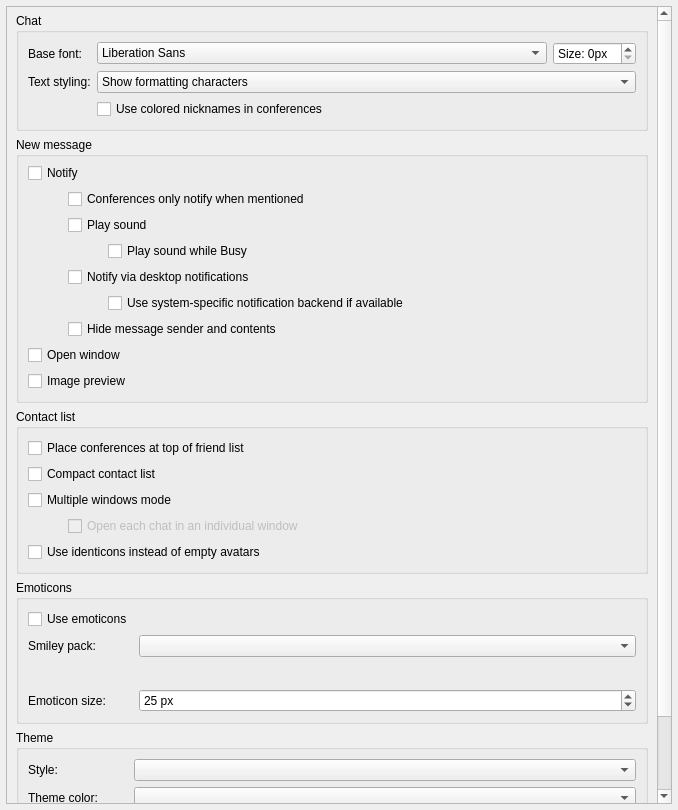
<?xml version="1.0" encoding="UTF-8"?>
<ui version="4.0">
 <class>UserInterfaceSettings</class>
 <widget class="QWidget" name="UserInterfaceSettings">
  <property name="geometry">
   <rect>
    <x>0</x>
    <y>0</y>
    <width>678</width>
    <height>810</height>
   </rect>
  </property>
  <property name="windowTitle">
   <string notr="true">Form</string>
  </property>
  <layout class="QVBoxLayout" name="verticalLayout_2">
   <property name="leftMargin">
    <number>6</number>
   </property>
   <property name="topMargin">
    <number>6</number>
   </property>
   <property name="rightMargin">
    <number>6</number>
   </property>
   <property name="bottomMargin">
    <number>6</number>
   </property>
   <item>
    <widget class="VerticalOnlyScroller" name="scrollArea">
     <property name="widgetResizable">
      <bool>true</bool>
     </property>
     <property name="alignment">
      <set>Qt::AlignmentFlag::AlignLeading|Qt::AlignmentFlag::AlignLeft|Qt::AlignmentFlag::AlignTop</set>
     </property>
     <widget class="QWidget" name="scrollAreaWidgetContents">
      <property name="geometry">
       <rect>
        <x>0</x>
        <y>0</y>
        <width>664</width>
        <height>1079</height>
       </rect>
      </property>
      <layout class="QVBoxLayout" name="verticalLayout_4" stretch="0,0,0,0,0,0">
       <property name="spacing">
        <number>6</number>
       </property>
       <property name="topMargin">
        <number>6</number>
       </property>
       <item>
        <widget class="QGroupBox" name="chatGroupBox">
         <property name="title">
          <string>Chat</string>
         </property>
         <layout class="QFormLayout" name="formLayout_2">
          <property name="leftMargin">
           <number>9</number>
          </property>
          <property name="topMargin">
           <number>9</number>
          </property>
          <property name="rightMargin">
           <number>9</number>
          </property>
          <property name="bottomMargin">
           <number>9</number>
          </property>
          <item row="0" column="0">
           <widget class="QLabel" name="label_2">
            <property name="text">
             <string>Base font:</string>
            </property>
            <property name="alignment">
             <set>Qt::AlignmentFlag::AlignLeading|Qt::AlignmentFlag::AlignLeft|Qt::AlignmentFlag::AlignVCenter</set>
            </property>
           </widget>
          </item>
          <item row="0" column="1">
           <layout class="QHBoxLayout" name="horizontalLayout_5">
            <item>
             <widget class="QFontComboBox" name="txtChatFont">
              <property name="editable">
               <bool>false</bool>
              </property>
             </widget>
            </item>
            <item>
             <widget class="QSpinBox" name="txtChatFontSize">
              <property name="sizePolicy">
               <sizepolicy hsizetype="Maximum" vsizetype="Fixed">
                <horstretch>0</horstretch>
                <verstretch>0</verstretch>
               </sizepolicy>
              </property>
              <property name="suffix">
               <string>px</string>
              </property>
              <property name="prefix">
               <string>Size: </string>
              </property>
             </widget>
            </item>
           </layout>
          </item>
          <item row="1" column="0">
           <widget class="QLabel" name="textStyleLabel">
            <property name="toolTip">
             <string>New text styling preference may not load on chat history until qTox restarts.
It will affect new messages immediately.

Plaintext:
    Don't apply any formatting to messages.
    E.g. &quot;**text**&quot; will show as &quot;**text**&quot;, not bold.
Show formatting characters:
    Apply formatting and show characters.
    E.g. &quot;**text**&quot; will show as &quot;**text**&quot;, bold.
Hide formatting characters:
    Apply formatting and don't show characters.
    E.g. &quot;**text**&quot; will show as &quot;text&quot;, bold.</string>
            </property>
            <property name="text">
             <string>Text styling:</string>
            </property>
            <property name="alignment">
             <set>Qt::AlignmentFlag::AlignLeading|Qt::AlignmentFlag::AlignLeft|Qt::AlignmentFlag::AlignVCenter</set>
            </property>
           </widget>
          </item>
          <item row="1" column="1">
           <widget class="QComboBox" name="textStyleComboBox">
            <property name="sizePolicy">
             <sizepolicy hsizetype="Expanding" vsizetype="Fixed">
              <horstretch>0</horstretch>
              <verstretch>0</verstretch>
             </sizepolicy>
            </property>
            <property name="toolTip">
             <string>Select text styling preference.</string>
            </property>
            <property name="currentIndex">
             <number>1</number>
            </property>
            <item>
             <property name="text">
              <string>Plaintext</string>
             </property>
            </item>
            <item>
             <property name="text">
              <string>Show formatting characters</string>
             </property>
            </item>
            <item>
             <property name="text">
              <string>Hide formatting characters</string>
             </property>
            </item>
           </widget>
          </item>
          <item row="2" column="1">
           <widget class="QCheckBox" name="useNameColors">
            <property name="text">
             <string>Use colored nicknames in conferences</string>
            </property>
           </widget>
          </item>
         </layout>
        </widget>
       </item>
       <item>
        <widget class="QGroupBox" name="newMessageGroup">
         <property name="title">
          <string>New message</string>
         </property>
         <layout class="QVBoxLayout" name="verticalLayout_10">
          <property name="topMargin">
           <number>6</number>
          </property>
          <item>
           <widget class="QCheckBox" name="notify">
            <property name="toolTip">
             <string comment="tooltip for Notify setting">Show a notification when you receive a new message, call, or friend request and the window is not selected.</string>
            </property>
            <property name="text">
             <string>Notify</string>
            </property>
           </widget>
          </item>
          <item>
           <layout class="QVBoxLayout" name="verticalLayout_11">
            <property name="leftMargin">
             <number>40</number>
            </property>
            <item>
             <widget class="QCheckBox" name="conferenceOnlyNotifyWhenMentioned">
              <property name="toolTip">
               <string comment="toolTip for Conferences only notify when mentioned">Only notify about new messages in conferences when your nickname is mentioned.</string>
              </property>
              <property name="text">
               <string>Conferences only notify when mentioned</string>
              </property>
             </widget>
            </item>
            <item>
             <widget class="QCheckBox" name="notifySound">
              <property name="toolTip">
               <string>If disabled, mute notification sounds when status is Busy (but still show a notification)</string>
              </property>
              <property name="text">
               <string>Play sound</string>
              </property>
             </widget>
            </item>
            <item>
             <layout class="QVBoxLayout" name="verticalLayout">
              <property name="leftMargin">
               <number>40</number>
              </property>
              <item>
               <widget class="QCheckBox" name="busySound">
                <property name="text">
                 <string>Play sound while Busy</string>
                </property>
               </widget>
              </item>
             </layout>
            </item>
            <item>
             <widget class="QCheckBox" name="desktopNotify">
              <property name="toolTip">
               <string>Use desktop notifications, e.g. in a notification center or at the system tray. Without this, the notification will only be visible as a flashing tray icon.</string>
              </property>
              <property name="text">
               <string>Notify via desktop notifications</string>
              </property>
             </widget>
            </item>
            <item>
             <layout class="QVBoxLayout" name="verticalLayout_14">
              <property name="leftMargin">
               <number>40</number>
              </property>
              <item>
               <widget class="QCheckBox" name="notifySystemBackend">
                <property name="toolTip">
                 <string>If disabled, use basic system tray notifications. Otherwise, try to use the notification backend of your desktop environment. Disable this if you observe issues with desktop notifications.</string>
                </property>
                <property name="text">
                 <string>Use system-specific notification backend if available</string>
                </property>
               </widget>
              </item>
             </layout>
            </item>
            <item>
             <widget class="QCheckBox" name="notifyHide">
              <property name="toolTip">
               <string>Only show &quot;new message&quot; without showing potentially secret information in desktop notifications.</string>
              </property>
              <property name="text">
               <string>Hide message sender and contents</string>
              </property>
             </widget>
            </item>
           </layout>
          </item>
          <item>
           <widget class="QCheckBox" name="showWindow">
            <property name="toolTip">
             <string comment="tooltip for Show window setting">Open qTox's window when you receive a new message and no window is open yet.</string>
            </property>
            <property name="text">
             <string>Open window</string>
            </property>
           </widget>
          </item>
          <item>
           <widget class="QCheckBox" name="cbImagePreview">
            <property name="toolTip">
             <string comment="tooltip for Image preview setting">Show previews for sent and received images in chats. Hover over the inline preview to display a larger preview.</string>
            </property>
            <property name="text">
             <string>Image preview</string>
            </property>
           </widget>
          </item>
         </layout>
        </widget>
       </item>
       <item>
        <widget class="QGroupBox" name="contactListGroup">
         <property name="title">
          <string>Contact list</string>
         </property>
         <layout class="QVBoxLayout" name="verticalLayout_5">
          <item>
           <widget class="QCheckBox" name="cbConferencePosition">
            <property name="toolTip">
             <string comment="toolTip for conference positioning">If checked, conferences will be placed at the top of the friends list, otherwise, they'll be placed below online friends.</string>
            </property>
            <property name="text">
             <string>Place conferences at top of friend list</string>
            </property>
           </widget>
          </item>
          <item>
           <widget class="QCheckBox" name="cbCompactLayout">
            <property name="toolTip">
             <string comment="toolTip for compact layout setting">Your contact list will be shown in compact mode (small avatars, tabular view).</string>
            </property>
            <property name="text">
             <string>Compact contact list</string>
            </property>
           </widget>
          </item>
          <item>
           <widget class="QCheckBox" name="cbSeparateWindow">
            <property name="toolTip">
             <string>Split friend list and chat window into separately moveable windows.</string>
            </property>
            <property name="text">
             <string>Multiple windows mode</string>
            </property>
           </widget>
          </item>
          <item>
           <layout class="QVBoxLayout" name="verticalLayout_12">
            <property name="leftMargin">
             <number>40</number>
            </property>
            <item>
             <widget class="QCheckBox" name="cbDontGroupWindows">
              <property name="enabled">
               <bool>false</bool>
              </property>
              <property name="sizePolicy">
               <sizepolicy hsizetype="Minimum" vsizetype="Minimum">
                <horstretch>0</horstretch>
                <verstretch>0</verstretch>
               </sizepolicy>
              </property>
              <property name="text">
               <string>Open each chat in an individual window</string>
              </property>
             </widget>
            </item>
           </layout>
          </item>
          <item>
           <widget class="QCheckBox" name="cbShowIdenticons">
            <property name="toolTip">
             <string comment="toolTip for show identicons">If enabled, every contact without an avatar will have a generated icon based on their Tox ID instead of the default picture. Requires restart to apply.</string>
            </property>
            <property name="text">
             <string>Use identicons instead of empty avatars</string>
            </property>
           </widget>
          </item>
         </layout>
        </widget>
       </item>
       <item>
        <widget class="QGroupBox" name="emoticonsGroupBox">
         <property name="title">
          <string>Emoticons</string>
         </property>
         <layout class="QFormLayout" name="formLayout_4">
          <item row="0" column="0">
           <widget class="QCheckBox" name="useEmoticons">
            <property name="toolTip">
             <string>Display textual emojis as colorful pictures instead of text or black/white font-rendered emojis.</string>
            </property>
            <property name="text">
             <string>Use emoticons</string>
            </property>
           </widget>
          </item>
          <item row="1" column="0">
           <widget class="QLabel" name="smileyPackLabel">
            <property name="toolTip">
             <string>Select which set of pictures to use when rendering emojis.</string>
            </property>
            <property name="text">
             <string extracomment="Text on smiley pack label">Smiley pack:</string>
            </property>
           </widget>
          </item>
          <item row="1" column="1">
           <widget class="QComboBox" name="smileyPackBrowser">
            <property name="sizePolicy">
             <sizepolicy hsizetype="Expanding" vsizetype="Fixed">
              <horstretch>0</horstretch>
              <verstretch>0</verstretch>
             </sizepolicy>
            </property>
           </widget>
          </item>
          <item row="2" column="0">
           <spacer name="horizontalSpacer_2">
            <property name="orientation">
             <enum>Qt::Orientation::Horizontal</enum>
            </property>
            <property name="sizeHint" stdset="0">
             <size>
              <width>80</width>
              <height>20</height>
             </size>
            </property>
           </spacer>
          </item>
          <item row="2" column="1">
           <layout class="QHBoxLayout" name="horizontalLayout" stretch="0,0,0,0,0">
            <property name="sizeConstraint">
             <enum>QLayout::SizeConstraint::SetDefaultConstraint</enum>
            </property>
            <item>
             <widget class="QLabel" name="smile1">
              <property name="toolTip">
               <string notr="true">:)</string>
              </property>
              <property name="text">
               <string/>
              </property>
              <property name="alignment">
               <set>Qt::AlignmentFlag::AlignCenter</set>
              </property>
             </widget>
            </item>
            <item>
             <widget class="QLabel" name="smile2">
              <property name="toolTip">
               <string notr="true">;)</string>
              </property>
              <property name="text">
               <string/>
              </property>
              <property name="alignment">
               <set>Qt::AlignmentFlag::AlignCenter</set>
              </property>
             </widget>
            </item>
            <item>
             <widget class="QLabel" name="smile3">
              <property name="toolTip">
               <string notr="true">:p</string>
              </property>
              <property name="text">
               <string/>
              </property>
              <property name="alignment">
               <set>Qt::AlignmentFlag::AlignCenter</set>
              </property>
             </widget>
            </item>
            <item>
             <widget class="QLabel" name="smile4">
              <property name="toolTip">
               <string notr="true">:O</string>
              </property>
              <property name="text">
               <string/>
              </property>
              <property name="alignment">
               <set>Qt::AlignmentFlag::AlignCenter</set>
              </property>
             </widget>
            </item>
            <item alignment="Qt::AlignmentFlag::AlignTop">
             <widget class="QLabel" name="smile5">
              <property name="toolTip">
               <string notr="true">:'(</string>
              </property>
              <property name="text">
               <string/>
              </property>
              <property name="alignment">
               <set>Qt::AlignmentFlag::AlignCenter</set>
              </property>
             </widget>
            </item>
           </layout>
          </item>
          <item row="3" column="0">
           <widget class="QLabel" name="emoticonSizeLabel">
            <property name="toolTip">
             <string>Size in pixels of an emoji picture. Select something similar to your base font size.</string>
            </property>
            <property name="text">
             <string>Emoticon size:</string>
            </property>
           </widget>
          </item>
          <item row="3" column="1">
           <widget class="QSpinBox" name="emoticonSize">
            <property name="sizePolicy">
             <sizepolicy hsizetype="Expanding" vsizetype="Fixed">
              <horstretch>0</horstretch>
              <verstretch>0</verstretch>
             </sizepolicy>
            </property>
            <property name="specialValueText">
             <string/>
            </property>
            <property name="suffix">
             <string> px</string>
            </property>
            <property name="minimum">
             <number>1</number>
            </property>
            <property name="maximum">
             <number>2147483647</number>
            </property>
            <property name="value">
             <number>25</number>
            </property>
           </widget>
          </item>
         </layout>
        </widget>
       </item>
       <item>
        <widget class="QGroupBox" name="themeGroupBox">
         <property name="title">
          <string>Theme</string>
         </property>
         <layout class="QFormLayout" name="formLayout">
          <item row="3" column="0">
           <widget class="QLabel" name="styleLabel">
            <property name="toolTip">
             <string>Base style to use for the UI. Fusion is recommended as it works best with qTox theming.</string>
            </property>
            <property name="text">
             <string>Style:</string>
            </property>
           </widget>
          </item>
          <item row="3" column="1">
           <widget class="QComboBox" name="styleBrowser">
            <property name="sizePolicy">
             <sizepolicy hsizetype="Expanding" vsizetype="Fixed">
              <horstretch>0</horstretch>
              <verstretch>0</verstretch>
             </sizepolicy>
            </property>
           </widget>
          </item>
          <item row="4" column="0">
           <widget class="QLabel" name="themeColorLabel">
            <property name="toolTip">
             <string>UI color theme. Use this to select dark mode.</string>
            </property>
            <property name="text">
             <string>Theme color:</string>
            </property>
           </widget>
          </item>
          <item row="4" column="1">
           <widget class="QComboBox" name="themeColorCBox">
            <property name="sizePolicy">
             <sizepolicy hsizetype="Expanding" vsizetype="Fixed">
              <horstretch>0</horstretch>
              <verstretch>0</verstretch>
             </sizepolicy>
            </property>
           </widget>
          </item>
          <item row="5" column="1">
           <layout class="QHBoxLayout" name="horizontalLayout_2">
            <item>
             <widget class="QComboBox" name="timestamp">
              <property name="sizePolicy">
               <sizepolicy hsizetype="Preferred" vsizetype="Fixed">
                <horstretch>0</horstretch>
                <verstretch>0</verstretch>
               </sizepolicy>
              </property>
              <property name="editable">
               <bool>true</bool>
              </property>
              <property name="insertPolicy">
               <enum>QComboBox::InsertPolicy::NoInsert</enum>
              </property>
             </widget>
            </item>
            <item>
             <widget class="QLabel" name="timeExample">
              <property name="text">
               <string notr="true">Time example</string>
              </property>
              <property name="alignment">
               <set>Qt::AlignmentFlag::AlignRight|Qt::AlignmentFlag::AlignTrailing|Qt::AlignmentFlag::AlignVCenter</set>
              </property>
             </widget>
            </item>
           </layout>
          </item>
          <item row="5" column="0">
           <widget class="QLabel" name="timestampLabel">
            <property name="text">
             <string>Timestamp format:</string>
            </property>
           </widget>
          </item>
          <item row="7" column="1">
           <layout class="QHBoxLayout" name="horizontalLayout_3">
            <item>
             <widget class="QComboBox" name="dateFormats">
              <property name="editable">
               <bool>true</bool>
              </property>
              <property name="insertPolicy">
               <enum>QComboBox::InsertPolicy::NoInsert</enum>
              </property>
             </widget>
            </item>
            <item>
             <widget class="QLabel" name="dateExample">
              <property name="text">
               <string notr="true">Date Example</string>
              </property>
              <property name="alignment">
               <set>Qt::AlignmentFlag::AlignRight|Qt::AlignmentFlag::AlignTrailing|Qt::AlignmentFlag::AlignVCenter</set>
              </property>
             </widget>
            </item>
           </layout>
          </item>
          <item row="7" column="0">
           <widget class="QLabel" name="dateformatLabel">
            <property name="text">
             <string>Date format:</string>
            </property>
           </widget>
          </item>
         </layout>
        </widget>
       </item>
       <item>
        <spacer name="verticalSpacer">
         <property name="orientation">
          <enum>Qt::Orientation::Vertical</enum>
         </property>
         <property name="sizeHint" stdset="0">
          <size>
           <width>20</width>
           <height>40</height>
          </size>
         </property>
        </spacer>
       </item>
      </layout>
     </widget>
    </widget>
   </item>
  </layout>
 </widget>
 <customwidgets>
  <customwidget>
   <class>VerticalOnlyScroller</class>
   <extends>QScrollArea</extends>
   <header>src/widget/form/settings/verticalonlyscroller.h</header>
   <container>1</container>
  </customwidget>
 </customwidgets>
 <tabstops>
  <tabstop>scrollArea</tabstop>
  <tabstop>txtChatFont</tabstop>
  <tabstop>txtChatFontSize</tabstop>
  <tabstop>textStyleComboBox</tabstop>
  <tabstop>notify</tabstop>
  <tabstop>conferenceOnlyNotifyWhenMentioned</tabstop>
  <tabstop>notifySound</tabstop>
  <tabstop>busySound</tabstop>
  <tabstop>showWindow</tabstop>
  <tabstop>cbConferencePosition</tabstop>
  <tabstop>cbCompactLayout</tabstop>
  <tabstop>cbSeparateWindow</tabstop>
  <tabstop>cbDontGroupWindows</tabstop>
  <tabstop>useEmoticons</tabstop>
  <tabstop>smileyPackBrowser</tabstop>
  <tabstop>emoticonSize</tabstop>
  <tabstop>styleBrowser</tabstop>
  <tabstop>themeColorCBox</tabstop>
  <tabstop>timestamp</tabstop>
  <tabstop>dateFormats</tabstop>
 </tabstops>
 <resources/>
 <connections/>
</ui>
